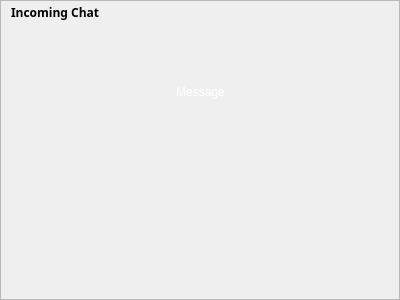
<ui version="4.0" >
 <author></author>
 <comment></comment>
 <exportmacro></exportmacro>
 <class>ChatToaster</class>
 <widget class="QWidget" name="ChatToaster" >
  <property name="geometry" >
   <rect>
    <x>0</x>
    <y>0</y>
    <width>400</width>
    <height>300</height>
   </rect>
  </property>
  <layout class="QGridLayout" >
   <property name="margin" >
    <number>0</number>
   </property>
   <property name="spacing" >
    <number>0</number>
   </property>
   <item row="0" column="0" >
    <widget class="QFrame" name="windowFrame" >
     <property name="frameShape" >
      <enum>QFrame::StyledPanel</enum>
     </property>
     <property name="frameShadow" >
      <enum>QFrame::Raised</enum>
     </property>
     <layout class="QGridLayout" >
      <property name="margin" >
       <number>0</number>
      </property>
      <property name="spacing" >
       <number>0</number>
      </property>
      <item row="2" column="0" >
       <layout class="QGridLayout" >
        <property name="margin" >
         <number>6</number>
        </property>
        <property name="spacing" >
         <number>0</number>
        </property>
        <item row="0" column="1" >
         <widget class="QLabel" name="pixmapLabel" >
          <property name="alignment" >
           <set>Qt::AlignCenter</set>
          </property>
         </widget>
        </item>
        <item row="0" column="3" >
         <spacer>
          <property name="orientation" >
           <enum>Qt::Horizontal</enum>
          </property>
          <property name="sizeHint" >
           <size>
            <width>40</width>
            <height>20</height>
           </size>
          </property>
         </spacer>
        </item>
        <item row="0" column="0" >
         <spacer>
          <property name="orientation" >
           <enum>Qt::Horizontal</enum>
          </property>
          <property name="sizeHint" >
           <size>
            <width>40</width>
            <height>20</height>
           </size>
          </property>
         </spacer>
        </item>
        <item row="0" column="2" >
         <widget class="WengoStyleLabel" name="chatButton" >
          <property name="pixmap" >
           <pixmap resource="../../../../resources/wengophone.qrc" >:/pics/toaster/chat.png</pixmap>
          </property>
         </widget>
        </item>
       </layout>
      </item>
      <item row="1" column="0" >
       <layout class="QGridLayout" >
        <property name="margin" >
         <number>0</number>
        </property>
        <property name="spacing" >
         <number>0</number>
        </property>
        <item row="0" column="1" >
         <widget class="QLabel" name="messageLabel" >
          <property name="palette" >
           <palette>
            <active>
             <color>
              <red>255</red>
              <green>255</green>
              <blue>255</blue>
             </color>
             <color>
              <red>212</red>
              <green>208</green>
              <blue>200</blue>
             </color>
             <color>
              <red>255</red>
              <green>255</green>
              <blue>255</blue>
             </color>
             <color>
              <red>234</red>
              <green>229</green>
              <blue>220</blue>
             </color>
             <color>
              <red>128</red>
              <green>128</green>
              <blue>128</blue>
             </color>
             <color>
              <red>141</red>
              <green>139</green>
              <blue>133</blue>
             </color>
             <color>
              <red>0</red>
              <green>0</green>
              <blue>0</blue>
             </color>
             <color>
              <red>255</red>
              <green>255</green>
              <blue>255</blue>
             </color>
             <color>
              <red>0</red>
              <green>0</green>
              <blue>0</blue>
             </color>
             <color>
              <red>255</red>
              <green>255</green>
              <blue>255</blue>
             </color>
             <color>
              <red>212</red>
              <green>208</green>
              <blue>200</blue>
             </color>
             <color>
              <red>64</red>
              <green>64</green>
              <blue>64</blue>
             </color>
             <color>
              <red>10</red>
              <green>36</green>
              <blue>106</blue>
             </color>
             <color>
              <red>255</red>
              <green>255</green>
              <blue>255</blue>
             </color>
             <color>
              <red>0</red>
              <green>0</green>
              <blue>255</blue>
             </color>
             <color>
              <red>255</red>
              <green>0</green>
              <blue>255</blue>
             </color>
             <color>
              <red>232</red>
              <green>232</green>
              <blue>232</blue>
             </color>
            </active>
            <inactive>
             <color>
              <red>255</red>
              <green>255</green>
              <blue>255</blue>
             </color>
             <color>
              <red>212</red>
              <green>208</green>
              <blue>200</blue>
             </color>
             <color>
              <red>255</red>
              <green>255</green>
              <blue>255</blue>
             </color>
             <color>
              <red>234</red>
              <green>229</green>
              <blue>220</blue>
             </color>
             <color>
              <red>128</red>
              <green>128</green>
              <blue>128</blue>
             </color>
             <color>
              <red>141</red>
              <green>139</green>
              <blue>133</blue>
             </color>
             <color>
              <red>0</red>
              <green>0</green>
              <blue>0</blue>
             </color>
             <color>
              <red>255</red>
              <green>255</green>
              <blue>255</blue>
             </color>
             <color>
              <red>0</red>
              <green>0</green>
              <blue>0</blue>
             </color>
             <color>
              <red>255</red>
              <green>255</green>
              <blue>255</blue>
             </color>
             <color>
              <red>212</red>
              <green>208</green>
              <blue>200</blue>
             </color>
             <color>
              <red>64</red>
              <green>64</green>
              <blue>64</blue>
             </color>
             <color>
              <red>212</red>
              <green>208</green>
              <blue>200</blue>
             </color>
             <color>
              <red>0</red>
              <green>0</green>
              <blue>0</blue>
             </color>
             <color>
              <red>0</red>
              <green>0</green>
              <blue>255</blue>
             </color>
             <color>
              <red>255</red>
              <green>0</green>
              <blue>255</blue>
             </color>
             <color>
              <red>232</red>
              <green>232</green>
              <blue>232</blue>
             </color>
            </inactive>
            <disabled>
             <color>
              <red>106</red>
              <green>104</green>
              <blue>100</blue>
             </color>
             <color>
              <red>212</red>
              <green>208</green>
              <blue>200</blue>
             </color>
             <color>
              <red>255</red>
              <green>255</green>
              <blue>255</blue>
             </color>
             <color>
              <red>233</red>
              <green>231</green>
              <blue>227</blue>
             </color>
             <color>
              <red>128</red>
              <green>128</green>
              <blue>128</blue>
             </color>
             <color>
              <red>141</red>
              <green>139</green>
              <blue>133</blue>
             </color>
             <color>
              <red>106</red>
              <green>104</green>
              <blue>100</blue>
             </color>
             <color>
              <red>255</red>
              <green>255</green>
              <blue>255</blue>
             </color>
             <color>
              <red>106</red>
              <green>104</green>
              <blue>100</blue>
             </color>
             <color>
              <red>212</red>
              <green>208</green>
              <blue>200</blue>
             </color>
             <color>
              <red>212</red>
              <green>208</green>
              <blue>200</blue>
             </color>
             <color>
              <red>0</red>
              <green>0</green>
              <blue>0</blue>
             </color>
             <color>
              <red>10</red>
              <green>36</green>
              <blue>106</blue>
             </color>
             <color>
              <red>255</red>
              <green>255</green>
              <blue>255</blue>
             </color>
             <color>
              <red>0</red>
              <green>0</green>
              <blue>255</blue>
             </color>
             <color>
              <red>255</red>
              <green>0</green>
              <blue>255</blue>
             </color>
             <color>
              <red>232</red>
              <green>232</green>
              <blue>232</blue>
             </color>
            </disabled>
           </palette>
          </property>
          <property name="text" >
           <string>Message</string>
          </property>
          <property name="alignment" >
           <set>Qt::AlignCenter</set>
          </property>
         </widget>
        </item>
        <item row="0" column="0" >
         <spacer>
          <property name="orientation" >
           <enum>Qt::Horizontal</enum>
          </property>
          <property name="sizeHint" >
           <size>
            <width>40</width>
            <height>20</height>
           </size>
          </property>
         </spacer>
        </item>
        <item row="0" column="2" >
         <spacer>
          <property name="orientation" >
           <enum>Qt::Horizontal</enum>
          </property>
          <property name="sizeHint" >
           <size>
            <width>40</width>
            <height>20</height>
           </size>
          </property>
         </spacer>
        </item>
       </layout>
      </item>
      <item row="0" column="0" >
       <layout class="QGridLayout" >
        <property name="margin" >
         <number>0</number>
        </property>
        <property name="spacing" >
         <number>0</number>
        </property>
        <item row="0" column="2" >
         <widget class="QToolButton" name="closeButton" >
          <property name="sizePolicy" >
           <sizepolicy>
            <hsizetype>0</hsizetype>
            <vsizetype>0</vsizetype>
            <horstretch>0</horstretch>
            <verstretch>0</verstretch>
           </sizepolicy>
          </property>
          <property name="minimumSize" >
           <size>
            <width>22</width>
            <height>22</height>
           </size>
          </property>
          <property name="maximumSize" >
           <size>
            <width>22</width>
            <height>22</height>
           </size>
          </property>
          <property name="icon" >
           <iconset resource="../../../../resources/wengophone.qrc" >:/pics/close_normal.png</iconset>
          </property>
          <property name="autoRaise" >
           <bool>true</bool>
          </property>
         </widget>
        </item>
        <item row="0" column="1" >
         <spacer>
          <property name="orientation" >
           <enum>Qt::Horizontal</enum>
          </property>
          <property name="sizeHint" >
           <size>
            <width>225</width>
            <height>22</height>
           </size>
          </property>
         </spacer>
        </item>
        <item row="0" column="0" >
         <widget class="QLabel" name="titleLabel" >
          <property name="font" >
           <font>
            <family>Sans Serif</family>
            <pointsize>9</pointsize>
            <weight>75</weight>
            <italic>false</italic>
            <bold>true</bold>
            <underline>false</underline>
            <strikeout>false</strikeout>
           </font>
          </property>
          <property name="text" >
           <string>Incoming Chat</string>
          </property>
          <property name="indent" >
           <number>10</number>
          </property>
         </widget>
        </item>
       </layout>
      </item>
     </layout>
    </widget>
   </item>
  </layout>
 </widget>
 <pixmapfunction></pixmapfunction>
 <customwidgets>
  <customwidget>
   <class>WengoStyleLabel</class>
   <extends>QLabel</extends>
   <header>WengoStyleLabelProxy.h</header>
   <container>0</container>
   <pixmap></pixmap>
  </customwidget>
 </customwidgets>
 <tabstops>
  <tabstop>chatButton</tabstop>
  <tabstop>closeButton</tabstop>
 </tabstops>
 <resources>
  <include location="../../../../resources/wengophone.qrc" />
 </resources>
 <connections/>
</ui>
